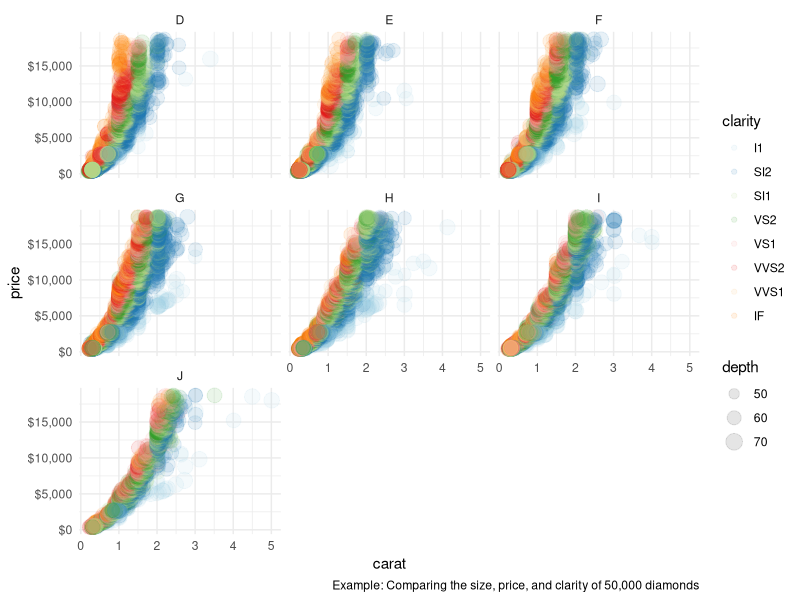

Source code (R):
## ---- chunk 1
library(dplyr)
library(ggplot2)
library(magrittr)
library(scales)

diamonds %>%
  ggplot(aes(carat, price, color = clarity, size = depth)) +
  geom_point(alpha = 0.1) +
  scale_color_brewer(type = 'qual', palette = 3) +
  facet_wrap(~ color) +
  theme_minimal() +
  scale_y_continuous(labels = scales::dollar_format()) +
  labs(caption = "Example: Comparing the size, price, and clarity of 50,000 diamonds")
